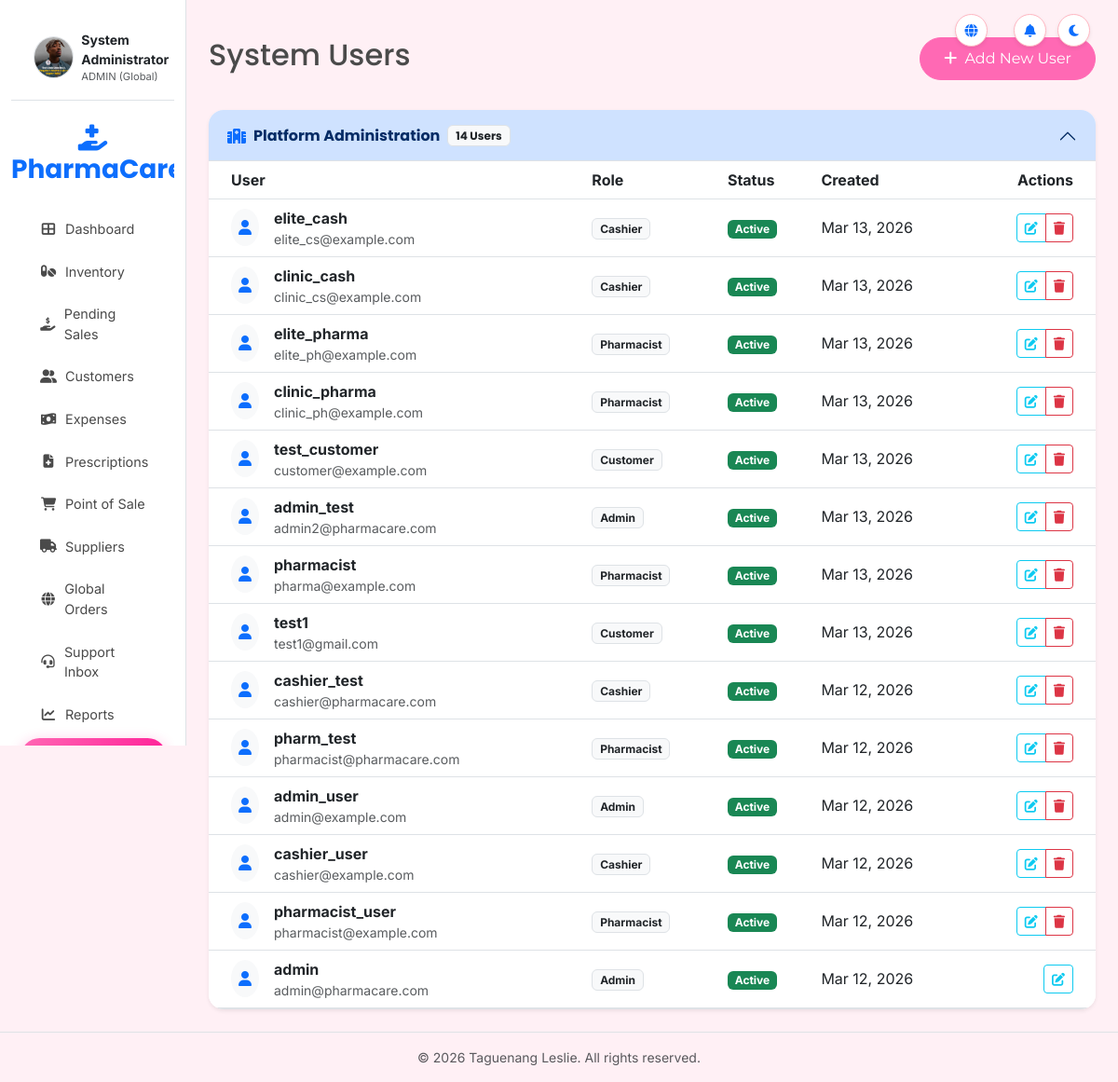
/users.php (signed in), run on the app's committed database.
### tables this page shows
CREATE TABLE IF NOT EXISTS users (
    id INT PRIMARY KEY AUTO_INCREMENT,
    username VARCHAR(50) UNIQUE NOT NULL,
    email VARCHAR(100) UNIQUE NOT NULL,
    password_hash VARCHAR(255) NOT NULL,
    role ENUM('admin', 'pharmacist', 'cashier', 'customer') NOT NULL,
    full_name VARCHAR(100),
    avatar VARCHAR(255),
    pharmacy_id INT,  
    created_at TIMESTAMP DEFAULT CURRENT_TIMESTAMP,
    last_login TIMESTAMP NULL,
    is_active BOOLEAN DEFAULT TRUE,
    last_notif_dismissal TIMESTAMP NULL DEFAULT NULL,
    FOREIGN KEY (pharmacy_id) REFERENCES pharmacies(id) ON DELETE SET NULL
);

### users.php (the view, shortened to what this page needs)
<?php
require_once 'includes/config/database.php';
require_once 'includes/functions/helpers.php';
try {
    $pharmacy_id = $_SESSION['pharmacy_id'];
    if ($pharmacy_id) {
        $stmt = $pdo->prepare("
            SELECT DISTINCT u.*, p.name as pharmacy_name
            FROM users u
            LEFT JOIN pharmacies p ON u.pharmacy_id = p.id
            LEFT JOIN prescriptions rx ON u.id = rx.user_id AND rx.pharmacy_id = ?
            LEFT JOIN sales s ON u.id = s.user_id AND s.pharmacy_id = ?
            WHERE u.pharmacy_id = ?
               OR (u.role = 'customer' AND (rx.id IS NOT NULL OR s.id IS NOT NULL))
            ORDER BY u.created_at DESC
        ");
        $stmt->execute([$pharmacy_id, $pharmacy_id, $pharmacy_id]);
    } else {
        $stmt = $pdo->query("SELECT u.*, p.name as pharmacy_name FROM users u LEFT JOIN pharmacies p ON u.pharmacy_id = p.id ORDER BY p.name ASC, u.created_at DESC");
    }
    $users = $stmt->fetchAll();
} catch (PDOException $e) {
    $users = [];
    $all_pharmacies = [];
    $error = "Database error: " . $e->getMessage();
}
include 'includes/templates/header.php';
?>
<div class="d-flex justify-content-between flex-wrap flex-md-nowrap align-items-center pt-3 pb-2 mb-4">
    <h1 class="h2">System Users</h1>
    <div class="btn-toolbar mb-2 mb-md-0">
        <button type="button" class="btn btn-primary" data-bs-toggle="modal" data-bs-target="#userModal">
            <i class="fas fa-plus me-1"></i> Add New User
        </button>
    </div>
</div>
<?php
$grouped_users = [];
$my_pharma = $_SESSION['pharmacy_id'] ?? null;
if (!$my_pharma) {
    foreach ($users as $u) {
        $ph_key = $u['pharmacy_name'] ?: 'Platform Administration';
        $grouped_users[$ph_key][] = $u;
    }
}
?>
<?php if (!$my_pharma): ?>
<div class="accordion border-0 shadow-sm rounded-4 overflow-hidden" id="usersAccordion">
    <?php if (empty($grouped_users)): ?>
        <div class="card border-0 p-5 text-center text-muted">No users found in the system.</div>
    <?php else:
        $uidx = 0;
        foreach ($grouped_users as $ph_name => $items):
            $uidx++;
            $uacc_id = "userCollapse" . $uidx;
    ?>
    <div class="accordion-item border-0 border-bottom">
        <h2 class="accordion-header">
            <button class="accordion-button <?php echo ($uidx > 1) ? 'collapsed' : ''; ?> fw-bold py-3" type="button" data-bs-toggle="collapse" data-bs-target="#<?php echo $uacc_id; ?>">
                <i class="fas fa-hospital me-2 text-primary"></i> <?php echo $ph_name; ?>
                <span class="badge bg-light text-dark border ms-2"><?php echo count($items); ?> Users</span>
            </button>
        </h2>
        <div id="<?php echo $uacc_id; ?>" class="accordion-collapse collapse <?php echo ($uidx == 1) ? 'show' : ''; ?>" data-bs-parent="#usersAccordion">
            <div class="accordion-body p-0">
                <div class="table-responsive">
                    <table class="table table-hover align-middle mb-0">
                        <thead class="bg-light">
                            <tr>
                                <th class="ps-4">User</th>
                                <th>Role</th>
                                <th>Status</th>
                                <th>Created</th>
                                <th class="text-end pe-4">Actions</th>
                            </tr>
                        </thead>
                        <tbody>
                            <?php foreach ($items as $u): ?>
                            <tr>
                                <td class="ps-4">
                                    <div class="d-flex align-items-center">
                                        <div class="bg-light rounded-circle p-2 me-3">
                                            <i class="fas fa-user text-primary"></i>
                                        </div>
                                        <div>
                                            <div class="fw-bold"><?php echo $u['username']; ?></div>
                                            <div class="small text-muted"><?php echo $u['email']; ?></div>
                                        </div>
                                    </div>
                                </td>
                                <td><span class="badge bg-light text-dark border"><?php echo ucfirst($u['role']); ?></span></td>
                                <td>
                                    <?php if ($u['is_active']): ?>
                                        <span class="badge bg-success">Active</span>
                                    <?php else: ?>
                                        <span class="badge bg-danger">Inactive</span>
                                    <?php endif; ?>
                                </td>
                                <td><?php echo date('M d, Y', strtotime($u['created_at'])); ?></td>
                                <td class="text-end pe-4">
                                    <div class="btn-group">
                                        <button class="btn btn-sm btn-outline-info edit-user" data-json='<?php echo json_encode($u); ?>'>
                                            <i class="fas fa-edit"></i>
                                        </button>
                                        <?php if ($u['id'] != $_SESSION['user_id']): ?>
                                        <a href="users.php?delete=<?php echo $u['id']; ?>" class="btn btn-sm btn-outline-danger" onclick="return confirm('Are you sure you want to delete this user?')">
                                            <i class="fas fa-trash"></i>
                                        </a>
                                        <?php endif; ?>
                                    </div>
                                </td>
                            </tr>
                            <?php endforeach; ?>
                        </tbody>
                    </table>
                </div>
            </div>
        </div>
    </div>
    <?php endforeach; endif; ?>
</div>
<?php endif; ?>
<?php
include 'includes/templates/footer.php';
?>

### assets/css/style.css (style rules this page uses)
:root { --primary-color: #FF69B4; --secondary-color: #FFB6C1; --accent-color: #FF1493; --bg-color: #FFF0F5; --text-color: #4A4A4A; --success-color: #98D8C8; --warning-color: #FFD700; --error-color: #FF6B6B; --white: #FFFFFF; --shadow: 0 4px 6px rgba(0, 0, 0, 0.1); --border-radius: 12px; --glass-bg: rgba(255, 255, 255, 0.8); --glass-border: rgba(255, 255, 255, 0.5); --glass-shadow: 0 8px 32px 0 rgba(31, 38, 135, 0.15); --gradient-1: linear-gradient(135deg, #FF69B4 0%, #FF1493 100%); --gradient-2: linear-gradient(135deg, #FFD700 0%, #FFA500 100%); --gradient-3: linear-gradient(135deg, #FF6B6B 0%, #EE0979 100%); --gradient-4: linear-gradient(135deg, #4facfe 0%, #00f2fe 100%); }
body { background-color: var(--bg-color); color: var(--text-color); font-family: 'Inter', sans-serif; margin: 0; padding: 0; }
h1, h2, h3, h4, h5, h6 { font-family: 'Poppins', sans-serif; font-weight: 700; color: var(--accent-color); }
.btn-primary { background-color: var(--primary-color); border-color: var(--primary-color); border-radius: 50px; padding: 10px 25px; font-family: 'Montserrat', sans-serif; transition: all 0.3s ease; }

### data on the page
users: username "elite_cash", email "elite_cs@example.com", role "Cashier", is_active "Active", created_at "Mar 13, 2026"
users: username "clinic_cash", email "clinic_cs@example.com", role "Cashier", is_active "Active", created_at "Mar 13, 2026"
users: username "elite_pharma", email "elite_ph@example.com", role "Pharmacist", is_active "Active", created_at "Mar 13, 2026"
users: username "clinic_pharma", email "clinic_ph@example.com", role "Pharmacist", is_active "Active", created_at "Mar 13, 2026"
users: username "test_customer", email "customer@example.com", role "Customer", is_active "Active", created_at "Mar 13, 2026"
users: username "admin_test", email "admin2@pharmacare.com", role "Admin", is_active "Active", created_at "Mar 13, 2026"
users: username "pharmacist", email "pharma@example.com", role "Pharmacist", is_active "Active", created_at "Mar 13, 2026"
users: username "test1", email "test1@gmail.com", role "Customer", is_active "Active", created_at "Mar 13, 2026"
users: username "cashier_test", email "cashier@pharmacare.com", role "Cashier", is_active "Active", created_at "Mar 12, 2026"
users: username "pharm_test", email "pharmacist@pharmacare.com", role "Pharmacist", is_active "Active", created_at "Mar 12, 2026"
users: username "admin_user", email "admin@example.com", role "Admin", is_active "Active", created_at "Mar 12, 2026"
users: username "cashier_user", email "cashier@example.com", role "Cashier", is_active "Active", created_at "Mar 12, 2026"
users: username "pharmacist_user", email "pharmacist@example.com", role "Pharmacist", is_active "Active", created_at "Mar 12, 2026"
users: username "admin", email "admin@pharmacare.com", role "Admin", is_active "Active", created_at "Mar 12, 2026"

### other printed values
$_SESSION['full_name'] "System Administrator"
$_SESSION['role'] "ADMIN"
__('dashboard') "Dashboard"
__('inventory') "Inventory"
__('pending_sales') "Pending Sales"
__('customers') "Customers"
__('expenses') "Expenses"
__('prescriptions') "Prescriptions"
__('pos') "Point of Sale"
__('suppliers') "Suppliers"
__('reports') "Reports"
$ph_name "Platform Administration"
count($items) "14"
COPYRIGHT_YEAR "2026"
COPYRIGHT_HOLDER "Taguenang Leslie"
